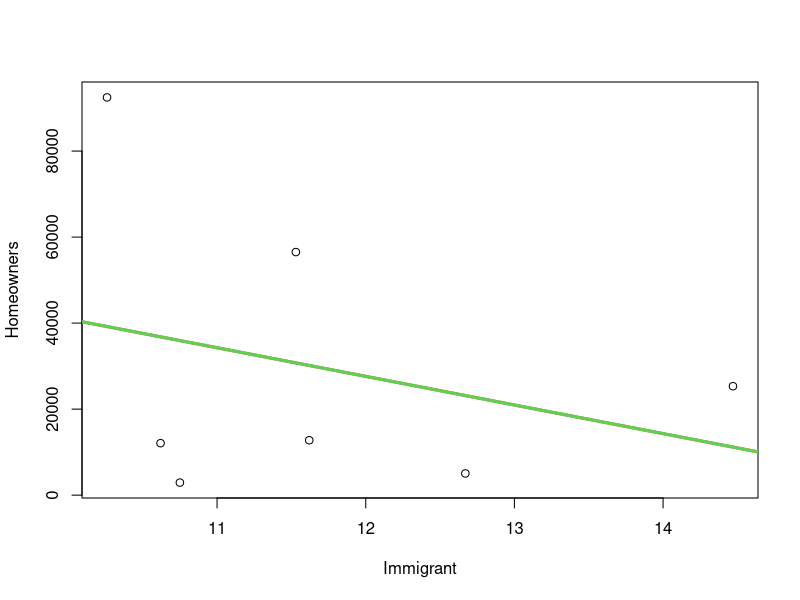

The R source for this figure:
# install.packages("magrittr") # package installations are only needed the first time you use it
# install.packages("dplyr")    # alternative installation of the %>%
# library(magrittr) # needs to be run every time you start R and want to use %>%
library(dplyr)    # alternatively, this also loads %>%
multivariate <- read.csv("./multivariate.csv")
head(multivariate)
attach(multivariate)
help(lm)#linear model

mm <-lm(Homeowners~Immigrant)
mm #R object
summary(mm)$coef
# their significance levels (column Pr(>|t|).
# The intercept is 107494.898 and the coefficient of Immigrant variable is -6656.839.
# The estimated regression equation can be written as follow:
# Homeowners = 107494.898 + (-6656.839)*Immigrant
# We can rewrite it as:
# Homeowners = 107494.898 - 6656.839*Immigrant.
plot(Homeowners~Immigrant)
help(abline)
abline(mm)
abline(mm,col=2,lwd=3)
#predicting basee on our model
newImmigrantdata <- data.frame(Immigrant = c(0, 20))
mm %>% predict(newImmigrantdata)

abline(mm)
abline(mm,col=3,lwd=3) # line color = green, line width = 3
attributes(mm)
mm$coefficients
